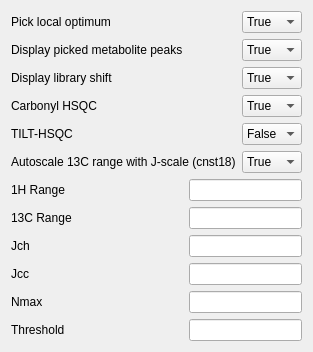
              <widget class="QWidget" name="hsqcSetupTab">
               <attribute name="title">
                <string>Setup</string>
               </attribute>
               <layout class="QGridLayout" name="gridLayout_25">
                <item row="0" column="0">
                 <widget class="QLabel" name="label_81">
                  <property name="text">
                   <string>Pick local optimum</string>
                  </property>
                 </widget>
                </item>
                <item row="0" column="2">
                 <widget class="QComboBox" name="pickLocalOptCB">
                  <item>
                   <property name="text">
                    <string>True</string>
                   </property>
                  </item>
                  <item>
                   <property name="text">
                    <string>False</string>
                   </property>
                  </item>
                 </widget>
                </item>
                <item row="1" column="0">
                 <widget class="QLabel" name="label_79">
                  <property name="text">
                   <string>Display picked metabolite peaks</string>
                  </property>
                 </widget>
                </item>
                <item row="1" column="2">
                 <widget class="QComboBox" name="displayPickedCB">
                  <item>
                   <property name="text">
                    <string>True</string>
                   </property>
                  </item>
                  <item>
                   <property name="text">
                    <string>False</string>
                   </property>
                  </item>
                 </widget>
                </item>
                <item row="2" column="0">
                 <widget class="QLabel" name="label_80">
                  <property name="text">
                   <string>Display library shift</string>
                  </property>
                 </widget>
                </item>
                <item row="2" column="2">
                 <widget class="QComboBox" name="displayLibraryCB">
                  <item>
                   <property name="text">
                    <string>True</string>
                   </property>
                  </item>
                  <item>
                   <property name="text">
                    <string>False</string>
                   </property>
                  </item>
                 </widget>
                </item>
                <item row="3" column="0">
                 <widget class="QLabel" name="label_91">
                  <property name="text">
                   <string>Carbonyl HSQC</string>
                  </property>
                 </widget>
                </item>
                <item row="3" column="2">
                 <widget class="QComboBox" name="coHsqcCB">
                  <item>
                   <property name="text">
                    <string>True</string>
                   </property>
                  </item>
                  <item>
                   <property name="text">
                    <string>False</string>
                   </property>
                  </item>
                 </widget>
                </item>
                <item row="4" column="0">
                 <widget class="QLabel" name="label_78">
                  <property name="text">
                   <string>TILT-HSQC</string>
                  </property>
                 </widget>
                </item>
                <item row="4" column="2">
                 <widget class="QComboBox" name="tiltHsqcCB">
                  <property name="currentIndex">
                   <number>1</number>
                  </property>
                  <item>
                   <property name="text">
                    <string>True</string>
                   </property>
                  </item>
                  <item>
                   <property name="text">
                    <string>False</string>
                   </property>
                  </item>
                 </widget>
                </item>
                <item row="5" column="0" colspan="2">
                 <widget class="QLabel" name="label_92">
                  <property name="text">
                   <string>Autoscale 13C range with J-scale (cnst18)</string>
                  </property>
                 </widget>
                </item>
                <item row="5" column="2">
                 <widget class="QComboBox" name="autoscaleCB">
                  <item>
                   <property name="text">
                    <string>True</string>
                   </property>
                  </item>
                  <item>
                   <property name="text">
                    <string>False</string>
                   </property>
                  </item>
                 </widget>
                </item>
                <item row="6" column="0">
                 <widget class="QLabel" name="label_85">
                  <property name="text">
                   <string>1H Range</string>
                  </property>
                 </widget>
                </item>
                <item row="6" column="1" colspan="2">
                 <widget class="QLineEdit" name="h1Range">
                  <property name="text">
                   <string/>
                  </property>
                  <property name="alignment">
                   <set>Qt::AlignRight|Qt::AlignTrailing|Qt::AlignVCenter</set>
                  </property>
                 </widget>
                </item>
                <item row="7" column="0">
                 <widget class="QLabel" name="label_86">
                  <property name="text">
                   <string>13C Range</string>
                  </property>
                 </widget>
                </item>
                <item row="7" column="1" colspan="2">
                 <widget class="QLineEdit" name="c13Range">
                  <property name="text">
                   <string/>
                  </property>
                  <property name="alignment">
                   <set>Qt::AlignRight|Qt::AlignTrailing|Qt::AlignVCenter</set>
                  </property>
                 </widget>
                </item>
                <item row="8" column="0">
                 <widget class="QLabel" name="label_87">
                  <property name="text">
                   <string>Jch</string>
                  </property>
                 </widget>
                </item>
                <item row="8" column="1" colspan="2">
                 <widget class="QLineEdit" name="jCH">
                  <property name="text">
                   <string/>
                  </property>
                  <property name="alignment">
                   <set>Qt::AlignRight|Qt::AlignTrailing|Qt::AlignVCenter</set>
                  </property>
                 </widget>
                </item>
                <item row="9" column="0">
                 <widget class="QLabel" name="label_88">
                  <property name="text">
                   <string>Jcc</string>
                  </property>
                 </widget>
                </item>
                <item row="9" column="1" colspan="2">
                 <widget class="QLineEdit" name="jCC">
                  <property name="text">
                   <string/>
                  </property>
                  <property name="alignment">
                   <set>Qt::AlignRight|Qt::AlignTrailing|Qt::AlignVCenter</set>
                  </property>
                 </widget>
                </item>
                <item row="10" column="0">
                 <widget class="QLabel" name="label_89">
                  <property name="text">
                   <string>Nmax</string>
                  </property>
                 </widget>
                </item>
                <item row="10" column="1" colspan="2">
                 <widget class="QLineEdit" name="nMax">
                  <property name="text">
                   <string/>
                  </property>
                  <property name="alignment">
                   <set>Qt::AlignRight|Qt::AlignTrailing|Qt::AlignVCenter</set>
                  </property>
                 </widget>
                </item>
                <item row="11" column="0">
                 <widget class="QLabel" name="label_90">
                  <property name="text">
                   <string>Threshold</string>
                  </property>
                 </widget>
                </item>
                <item row="11" column="1" colspan="2">
                 <widget class="QLineEdit" name="threshold">
                  <property name="text">
                   <string/>
                  </property>
                  <property name="alignment">
                   <set>Qt::AlignRight|Qt::AlignTrailing|Qt::AlignVCenter</set>
                  </property>
                 </widget>
                </item>
               </layout>
              </widget>
